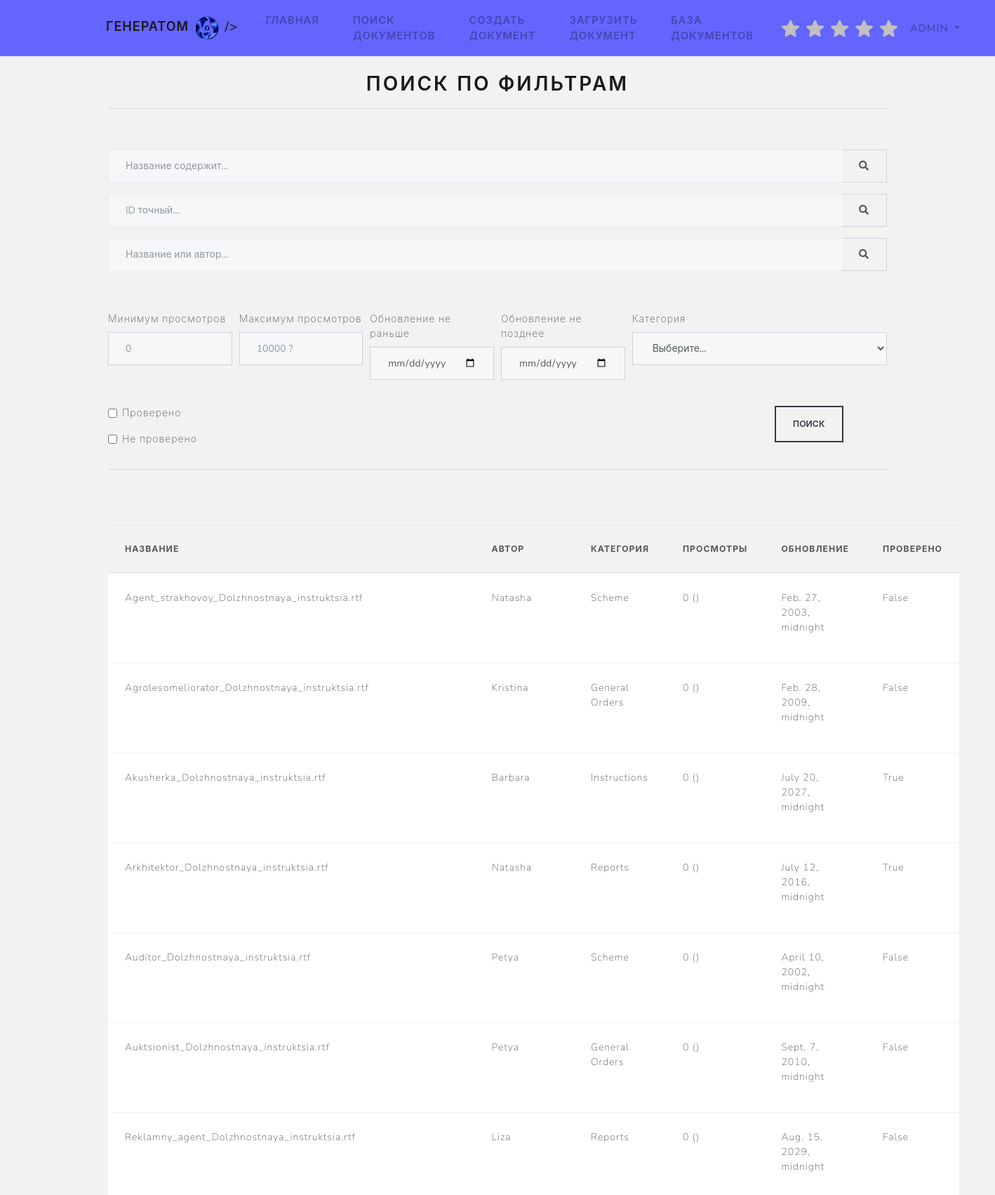
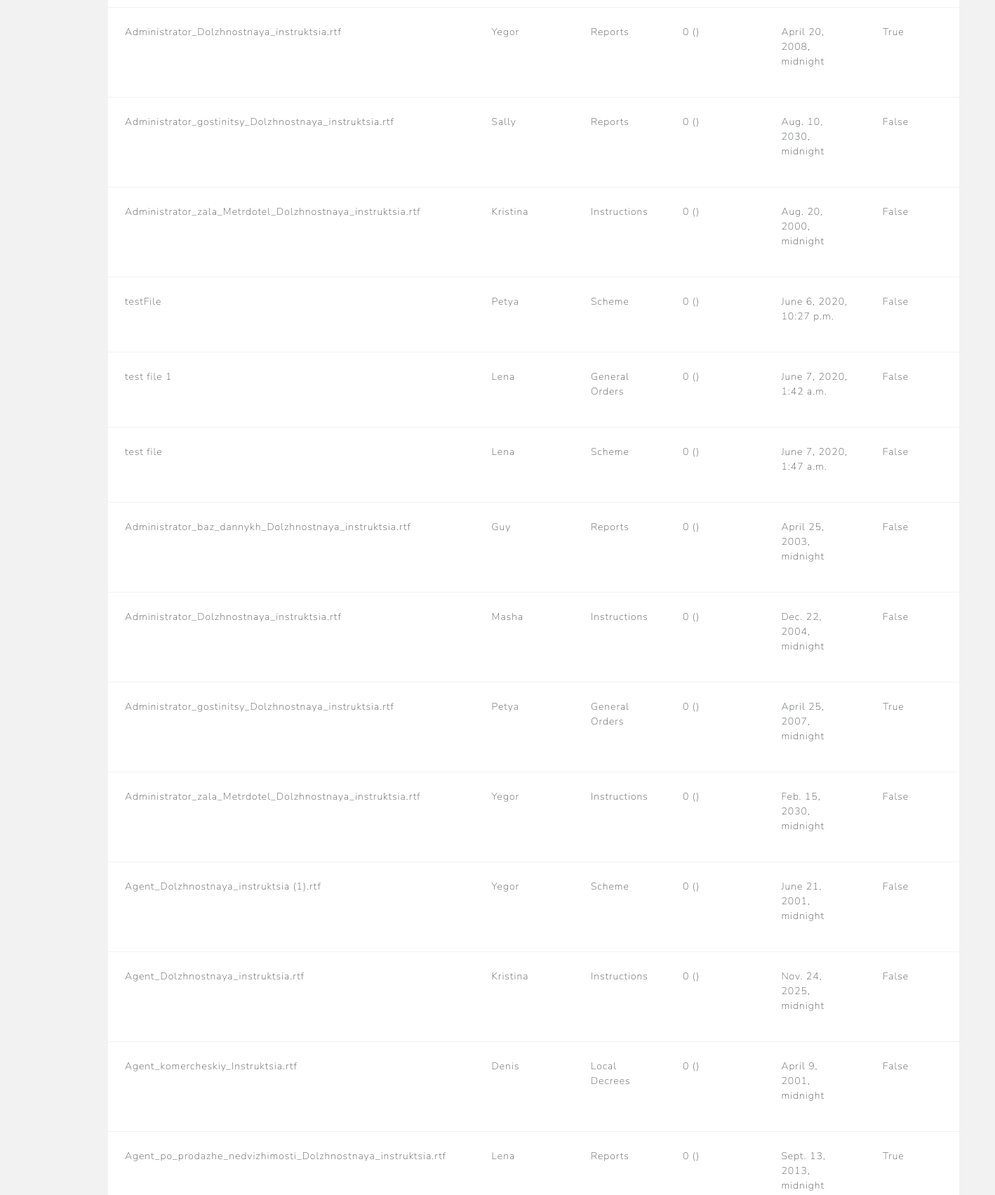
The app's page /search/ (signed in, upper part) with its own data (2 pictures, top to bottom).
### core/models.py (models this page shows, shortened)
class Page(models.Model):
    name = models.CharField(max_length=20)
    author = models.ForeignKey(Author, on_delete=models.CASCADE)
    category = models.ForeignKey(Category, on_delete=models.CASCADE)
    html_file = models.FileField(upload_to='pages/html/')
    cover = models.ImageField(upload_to='pages/cover/', null=True, blank=True)
    publish_date = models.DateTimeField(null=True)
    views = models.IntegerField(default=0)
    reviewed = models.BooleanField(default=False)
    slug = models.SlugField(unique=True, max_length=100)
    hit_count_generic = GenericRelation(HitCount, object_id_field='object_pk',
     related_query_name='hit_count_generic_relation')

class Author(models.Model):
    name = models.CharField(max_length=30)

class Category(models.Model):
    name = models.CharField(max_length=30)
    def __str__(self):
        return self.name

### core/views.py (the view)
# urls.py: path('search/', views.searchFilterView, name="search"),
def searchFilterView(request):
    qs = Page.objects.all()
    categories = Category.objects.all()
    title_contains_query = request.GET.get('title_contains')
    id_exact_query = request.GET.get('id_exact')
    title_or_author_query = request.GET.get('title_or_author')
    view_count_min = request.GET.get('view_count_min')
    view_count_max = request.GET.get('view_count_max')
    date_min = request.GET.get('date_min')
    date_max = request.GET.get('date_max')
    category = request.GET.get('category')
    reviewed = request.GET.get('reviewed')
    not_reviewed = request.GET.get('notReviewed')
    if is_valid_queryparam(title_contains_query):
        qs = qs.filter(name__icontains=title_contains_query)
    elif is_valid_queryparam(id_exact_query):
        qs = qs.filter(id=id_exact_query)
    elif is_valid_queryparam(title_or_author_query):
        qs = qs.filter(Q(name__icontains=title_or_author_query)
        | Q(author__name__icontains=title_or_author_query)).distinct()
    if is_valid_queryparam(view_count_min):
        qs = qs.filter(views__gte=view_count_min)
    if is_valid_queryparam(view_count_max):
        qs = qs.filter(views__lt=view_count_max)
    if is_valid_queryparam(date_min):
        qs = qs.filter(publish_date__gte=date_min)
    if is_valid_queryparam(date_max):
        qs = qs.filter(publish_date__lt=date_max)
    if is_valid_queryparam(category) and category != 'Choose...':
        qs = qs.filter(category__name=category)
    if reviewed == 'on' and not_reviewed != 'on':
        qs = qs.filter(reviewed=True)
    elif reviewed != 'on' and not_reviewed == 'on':
        qs = qs.filter(reviewed=False)
    context = {
        'queryset': qs,
        'categories': categories
    }
    return render(request, 'page_manager/search.html', context)

### core/views.py (called while the page is built)
def is_valid_queryparam(param):
    return param != '' and param is not None

### core/templates/page_manager/search.html (shortened to what this page needs)
{% extends 'home.html' %}
{% load crispy_forms_tags %}
{% load hitcount_tags %}
{% block content %}
<h2 class="text-center">Поиск по фильтрам</h2>
  <hr>
  <br><br>
<form method="GET" action=".">
  <div class="form-row">
    <div class="form-group col-12">
      <div class="input-group">
        <input class="form-control py-2 border-right-0 border" type="search" name="title_contains" placeholder="Название содержит..." />
        <span class="input-group-append">
          <div class="input-group-text bg-transparent">
            <i class="fa fa-search"></i>
          </div>
        </span>
      </div>
    </div>
  </div>
  <div class="form-row">
    <div class="form-group col-12">
      <div class="input-group">
        <input class="form-control py-2 border-right-0 border" type="search" name="id_exact" placeholder="ID точный..."  />
        <span class="input-group-append">
          <div class="input-group-text bg-transparent">
            <i class="fa fa-search"></i>
          </div>
        </span>
      </div>
    </div>
  </div>
  <div class="form-row">
    <div class="form-group col-12">
      <div class="input-group">
        <input class="form-control py-2 border-right-0 border" type="search" name="title_or_author" placeholder="Название или автор..." />
        <span class="input-group-append">
          <div class="input-group-text bg-transparent">
            <i class="fa fa-search"></i>
          </div>
        </span>
      </div>
    </div>
  </div>
  <br><br>
  <div class="form-row">
    <div class="form-group col-md-2 col-lg-2">
      <label for="inputEmail4">Минимум просмотров</label>
      <input type="number" min=0 class="form-control" id="viewCountMin" placeholder="0" name="view_count_min">
    </div>
    <div class="form-group col-md-2 col-lg-2">
      <label for="inputPassword4">Максимум просмотров</label>
      <input type="number" min=0 class="form-control" id="viewCountMax" placeholder="10000 ?" name="view_count_max">
    </div>
    <div class="form-group col-md-2 col-lg-2 ">
      <label for="inputEmail4">Обновление не раньше</label>
      <input type="date" class="form-control" id="publishDateMin" name="date_min">
    </div>
    <div class="form-group col-md-2 col-lg-2">
      <label for="inputPassword4">Обновление не позднее</label>
      <input type="date" class="form-control" id="publishDateMax" name="date_max">
    </div>
  <div class="form-group col-md-4">
      <label for="category">Категория</label>
      <select type="category" class="form-control" name="category">
      <option selected>Выберите...</option>
      </select>
  </div>
  </div>
    <br>
  <div class="row">
  <div class="col">
  <div class="form-group">
    <div class="form-check">
      <input class="form-check-input" type="checkbox" id="reviewed" name="reviewed">
      <label class="form-check-label" for="reviewed">
        Проверено
      </label>
    </div>
  </div>
    <div class="form-group">
      <div class="form-check">
        <input class="form-check-input" type="checkbox" id="notReviewed" name="notReviewed">
        <label class="form-check-label" for="notReviewed">
          Не проверено
        </label>
      </div>
    </div>
  </div>
  <div class="col- col-2">
    <button type="submit" class="btn btn-outline-dark">Поиск</button>
  </div>
</div>
</form>
<hr>
<br><br><br>
  <table class="table mb-0">
    <thead>
      <tr>
        <th>Название</th>
        <th>Автор</th>
        <th>Категория</th>
        <th>Просмотры</th>
        <th>Обновление</th>
        <th>Проверено</th>
      </tr>
    </thead>
    <tbody>
      {% for p in queryset %}
        <tr class="slug" onclick="location.href='{% url 'detail' p.slug %}'" value="{% url 'detail' p.slug %}">
          <td><p>{{ p.name }}</p></td>
          <td><p>{{ p.author.name }}</p></td>
          <td><p>{{ p.category }}</p></td>
          <td><p><span class="views"></span> ({% get_hit_count for p %})</p></td>
          <td><p>{{ p.publish_date }}</p></td>
          <td><p>{{ p.reviewed }}</p></td>
      </tr>
      {% endfor %}
    </tbody>
  </table>
{% endblock %}

### core/templates/home.html (shortened to what this page needs)
{% extends 'main.html' %}
{% load static %}
{% block style_core %}
<link rel="stylesheet" href="{% static 'core.css' %}">
{% endblock %}
{% load static %}

### generatorSinglePage/templates/main.html (shortened to what this page needs)
<!doctype html>
<html lang="en">
  <head>
    <link rel="stylesheet" href="https://stackpath.bootstrapcdn.com/bootswatch/4.5.0/lux/bootstrap.min.css">
    <link rel="stylesheet" href="https://pro.fontawesome.com/releases/v5.10.0/css/all.css"/>
    {% load static %}
    {% block styles %}<link rel="stylesheet" href="{% static 'style.css' %}">{% endblock %}
    {% block style_core %}{% endblock %}
  </head>
  <body>
    {% include "base_navbar.html" %}
    <div class="container">
      {% block content %}{% endblock %}
    </div>
  </body>
</html>

### generatorSinglePage/templates/base_navbar.html (shortened to what this page needs)
{% block base_navbar %}
  <nav class="navbar navbar-expand-lg navbar-light mb-4">
    <div class="container-fluid" style="margin-right: 120px; margin-left: 120px;">
      {% load static %}
      <a class="navbar-brand" href="{% url 'home' %}">генерАТОМ
        <img src="{% static 'img/logo.png' %}" width="50px" height="50px" style="margin-left: auto;">
      /></a>
      <div class="collapse navbar-collapse" id="navbarSupportedContent">
        <ul class="navbar-nav mr-auto">
          <li class="nav-item">
            <a class="nav-link" href="{% url 'home' %}">главная</a>
          </li>
          {% if user.is_authenticated %}
            <li class="nav-item">
              <a class="nav-link" href="{% url 'search' %}">поиск документов</a>
            </li>
            {% if user.is_superuser %}
              <li class="nav-item">
                <a class="nav-link" href="{% url 'create_page' %}">создать документ</a>
              </li>
              <li class="nav-item">
                <a class="nav-link" href="{% url 'upload_page' %}">загрузить документ</a>
              </li>
            {% endif %}
            <li class="nav-item">
              <a class="nav-link" href="{% url 'page_list' %}">База документов</a>
            </li>
          {% endif %}
        </ul>
        {% if user.is_authenticated %}
        <img class="stars" src="{% static 'img/star.png' %}">
        <img class="stars" src="{% static 'img/star.png' %}">
        <img class="stars" src="{% static 'img/star.png' %}">
        <img class="stars" src="{% static 'img/star.png' %}">
        <img class="stars" src="{% static 'img/star.png' %}">
          <ul class="navbar-nav">
            <li class="nav-item dropdown">
              <a class="nav-link dropdown-toggle" href="#" id="navbarDropdown" role="button" data-toggle="dropdown" aria-haspopup="true" aria-expanded="false">
                {{ user.username }}
              </a>
            </li>
          </ul>
        {% else %}
          <form class="form-inline my-2 my-lg-0">
            <a href="{% url 'login' %}" class="btn btn-outline-secondary">Авторизация</a>
            <a href="{% url 'logup' %}" class="btn btn-primary ml-2">Регистрация</a>
          </form>
        {% endif %}
      </div>
    </div>
  </nav>
{% endblock %}

### generatorSinglePage/static/style.css (style rules this page uses)
body { background: rgb(0, 0, 0, 0.05); }
nav { background-color: rgb(100, 100, 255); height: 80px; }
nav li a { font-weight: bold 900; font-size: larger; color: black; transition: color 0.5s; }
nav .navbar-brand { font-size: large; transition: font-size 1s; }
nav .navbar-brand img { width: 40px; height: 40px; transition: width 1s, height 1s; }
.stars { width: 25px; height: 25px; margin-right: 10px; filter: grayscale(100%); }

### core/templates/static/core.css (style rules this page uses)
tbody tr { background-color:white; transition: all 1s; }
.btn { transition: all 1s; }

### records on screen
Page: name "Agent_strakhovoy_Dolzhnostnaya_instruktsia.rtf", author.name "Natasha", category "Scheme", publish_date "Feb. 27, 2003, midnight", reviewed "False"
Page: name "Agrolesomeliorator_Dolzhnostnaya_instruktsia.rtf", author.name "Kristina", category "General Orders", publish_date "Feb. 28, 2009, midnight", reviewed "False"
Page: name "Akusherka_Dolzhnostnaya_instruktsia.rtf", author.name "Barbara", category "Instructions", publish_date "July 20, 2027, midnight", reviewed "True"
Page: name "Arkhitektor_Dolzhnostnaya_instruktsia.rtf", author.name "Natasha", category "Reports", publish_date "July 12, 2016, midnight", reviewed "True"
Page: name "Auditor_Dolzhnostnaya_instruktsia.rtf", author.name "Petya", category "Scheme", publish_date "April 10, 2002, midnight", reviewed "False"
Page: name "Auktsionist_Dolzhnostnaya_instruktsia.rtf", author.name "Petya", category "General Orders", publish_date "Sept. 7, 2010, midnight", reviewed "False"
Page: name "Reklamny_agent_Dolzhnostnaya_instruktsia.rtf", author.name "Liza", category "Reports", publish_date "Aug. 15, 2029, midnight", reviewed "False"
Page: name "Administrator_Dolzhnostnaya_instruktsia.rtf", author.name "Yegor", category "Reports", publish_date "April 20, 2008, midnight", reviewed "True"
Page: name "Administrator_gostinitsy_Dolzhnostnaya_instruktsia.rtf", author.name "Sally", category "Reports", publish_date "Aug. 10, 2030, midnight", reviewed "False"
Page: name "Administrator_zala_Metrdotel_Dolzhnostnaya_instruktsia.rtf", author.name "Kristina", category "Instructions", publish_date "Aug. 20, 2000, midnight", reviewed "False"
Page: name "testFile", author.name "Petya", category "Scheme", publish_date "June 6, 2020, 10:27 p.m.", reviewed "False"
Page: name "test file 1", author.name "Lena", category "General Orders", publish_date "June 7, 2020, 1:42 a.m.", reviewed "False"
Page: name "test file", author.name "Lena", category "Scheme", publish_date "June 7, 2020, 1:47 a.m.", reviewed "False"
Page: name "Administrator_baz_dannykh_Dolzhnostnaya_instruktsia.rtf", author.name "Guy", category "Reports", publish_date "April 25, 2003, midnight", reviewed "False"
Page: name "Administrator_Dolzhnostnaya_instruktsia.rtf", author.name "Masha", category "Instructions", publish_date "Dec. 22, 2004, midnight", reviewed "False"
Page: name "Administrator_gostinitsy_Dolzhnostnaya_instruktsia.rtf", author.name "Petya", category "General Orders", publish_date "April 25, 2007, midnight", reviewed "True"
Page: name "Administrator_zala_Metrdotel_Dolzhnostnaya_instruktsia.rtf", author.name "Yegor", category "Instructions", publish_date "Feb. 15, 2030, midnight", reviewed "False"
Page: name "Agent_Dolzhnostnaya_instruktsia (1).rtf", author.name "Yegor", category "Scheme", publish_date "June 21, 2001, midnight", reviewed "False"
Page: name "Agent_Dolzhnostnaya_instruktsia.rtf", author.name "Kristina", category "Instructions", publish_date "Nov. 24, 2025, midnight", reviewed "False"
Page: name "Agent_komercheskiy_Instruktsia.rtf", author.name "Denis", category "Local Decrees", publish_date "April 9, 2001, midnight", reviewed "False"
Page: name "Agent_po_prodazhe_nedvizhimosti_Dolzhnostnaya_instruktsia.rtf", author.name "Lena", category "Reports", publish_date "Sept. 13, 2013, midnight", reviewed "True"

### other values on screen
{{ user.username }} "ADMIN"
